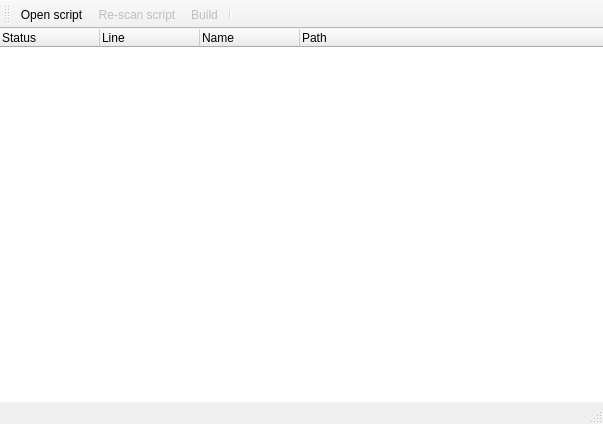
<?xml version="1.0" encoding="UTF-8"?>
<ui version="4.0">
 <class>MainWindow</class>
 <widget class="QMainWindow" name="MainWindow">
  <property name="geometry">
   <rect>
    <x>0</x>
    <y>0</y>
    <width>603</width>
    <height>424</height>
   </rect>
  </property>
  <property name="windowTitle">
   <string>Builder</string>
  </property>
  <property name="toolButtonStyle">
   <enum>Qt::ToolButtonTextUnderIcon</enum>
  </property>
  <widget class="QWidget" name="centralWidget">
   <layout class="QVBoxLayout" name="verticalLayout">
    <property name="spacing">
     <number>0</number>
    </property>
    <property name="leftMargin">
     <number>0</number>
    </property>
    <property name="topMargin">
     <number>0</number>
    </property>
    <property name="rightMargin">
     <number>0</number>
    </property>
    <property name="bottomMargin">
     <number>0</number>
    </property>
    <item>
     <widget class="QTreeWidget" name="treeWidget">
      <property name="frameShape">
       <enum>QFrame::NoFrame</enum>
      </property>
      <property name="editTriggers">
       <set>QAbstractItemView::NoEditTriggers</set>
      </property>
      <property name="alternatingRowColors">
       <bool>true</bool>
      </property>
      <property name="selectionMode">
       <enum>QAbstractItemView::NoSelection</enum>
      </property>
      <property name="animated">
       <bool>true</bool>
      </property>
      <column>
       <property name="text">
        <string>Status</string>
       </property>
      </column>
      <column>
       <property name="text">
        <string>Line</string>
       </property>
      </column>
      <column>
       <property name="text">
        <string>Name</string>
       </property>
      </column>
      <column>
       <property name="text">
        <string>Path</string>
       </property>
      </column>
     </widget>
    </item>
   </layout>
  </widget>
  <widget class="QToolBar" name="mainToolBar">
   <attribute name="toolBarArea">
    <enum>TopToolBarArea</enum>
   </attribute>
   <attribute name="toolBarBreak">
    <bool>false</bool>
   </attribute>
   <addaction name="actionOpen_Script"/>
   <addaction name="actionRe_scan_script"/>
   <addaction name="actionBuild"/>
   <addaction name="separator"/>
  </widget>
  <widget class="QStatusBar" name="statusBar"/>
  <action name="actionOpen_Script">
   <property name="icon">
    <iconset resource="resources.qrc">
     <normaloff>:/icons/open</normaloff>:/icons/open</iconset>
   </property>
   <property name="text">
    <string>Open script...</string>
   </property>
   <property name="shortcut">
    <string>Ctrl+O</string>
   </property>
  </action>
  <action name="actionCollect_Files">
   <property name="enabled">
    <bool>false</bool>
   </property>
   <property name="text">
    <string>Collect files...</string>
   </property>
   <property name="toolTip">
    <string>Collect all needed files in one folder and update paths in the script.</string>
   </property>
   <property name="shortcut">
    <string>Ctrl+A</string>
   </property>
  </action>
  <action name="actionBuild">
   <property name="enabled">
    <bool>false</bool>
   </property>
   <property name="icon">
    <iconset resource="resources.qrc">
     <normaloff>:/icons/export</normaloff>:/icons/export</iconset>
   </property>
   <property name="text">
    <string>Build...</string>
   </property>
   <property name="toolTip">
    <string>Build the script in a single file</string>
   </property>
   <property name="shortcut">
    <string>Ctrl+B</string>
   </property>
  </action>
  <action name="actionStringify_Binary">
   <property name="text">
    <string>Stringify binary...</string>
   </property>
   <property name="toolTip">
    <string>Stringify binary</string>
   </property>
  </action>
  <action name="actionRe_scan_script">
   <property name="enabled">
    <bool>false</bool>
   </property>
   <property name="icon">
    <iconset resource="resources.qrc">
     <normaloff>:/icons/scan</normaloff>:/icons/scan</iconset>
   </property>
   <property name="text">
    <string>Re-scan script</string>
   </property>
   <property name="shortcut">
    <string>F5, Ctrl+R</string>
   </property>
  </action>
 </widget>
 <layoutdefault spacing="6" margin="11"/>
 <resources>
  <include location="resources.qrc"/>
 </resources>
 <connections/>
</ui>
